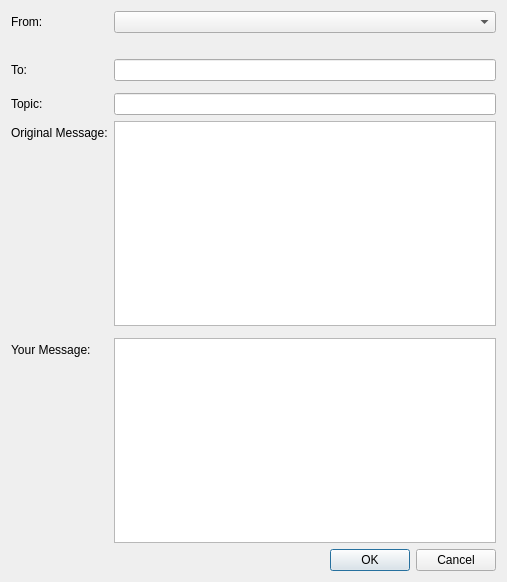
<?xml version="1.0" encoding="UTF-8"?>
<ui version="4.0">
 <class>NewMessageDialog</class>
 <widget class="QDialog" name="NewMessageDialog">
  <property name="geometry">
   <rect>
    <x>0</x>
    <y>0</y>
    <width>507</width>
    <height>582</height>
   </rect>
  </property>
  <property name="windowTitle">
   <string>New Message</string>
  </property>
  <layout class="QVBoxLayout" name="verticalLayout">
   <item>
    <layout class="QFormLayout" name="formLayout">
     <property name="fieldGrowthPolicy">
      <enum>QFormLayout::AllNonFixedFieldsGrow</enum>
     </property>
     <item row="0" column="0">
      <widget class="QLabel" name="fromLabel">
       <property name="text">
        <string>From:</string>
       </property>
      </widget>
     </item>
     <item row="1" column="0">
      <widget class="QLabel" name="currencyDisclaimer">
       <property name="text">
        <string/>
       </property>
       <property name="wordWrap">
        <bool>true</bool>
       </property>
      </widget>
     </item>
     <item row="1" column="1">
      <widget class="QLabel" name="fromDisclaimer">
       <property name="text">
        <string/>
       </property>
      </widget>
     </item>
     <item row="2" column="0">
      <widget class="QLabel" name="toLabel">
       <property name="text">
        <string>To:</string>
       </property>
       <property name="buddy">
        <cstring>toEdit</cstring>
       </property>
      </widget>
     </item>
     <item row="2" column="1">
      <widget class="QLineEdit" name="toEdit">
       <property name="toolTip">
        <string>The certificate name.</string>
       </property>
      </widget>
     </item>
     <item row="3" column="1">
      <layout class="QVBoxLayout" name="verticalLayout_3"/>
     </item>
     <item row="4" column="0">
      <widget class="QLabel" name="topicLabel">
       <property name="text">
        <string>Topic:</string>
       </property>
      </widget>
     </item>
     <item row="4" column="1">
      <widget class="QLineEdit" name="topicEdit"/>
     </item>
     <item row="8" column="0">
      <widget class="QLabel" name="replyLabel">
       <property name="text">
        <string>Original Message:</string>
       </property>
       <property name="wordWrap">
        <bool>true</bool>
       </property>
      </widget>
     </item>
     <item row="8" column="1">
      <widget class="QPlainTextEdit" name="replyEdit">
       <property name="enabled">
        <bool>true</bool>
       </property>
       <property name="tabChangesFocus">
        <bool>true</bool>
       </property>
      </widget>
     </item>
     <item row="9" column="0">
      <layout class="QVBoxLayout" name="verticalLayout_10"/>
     </item>
     <item row="10" column="0">
      <widget class="QLabel" name="label">
       <property name="text">
        <string>Your Message:</string>
       </property>
      </widget>
     </item>
     <item row="10" column="1">
      <widget class="QPlainTextEdit" name="messageEdit"/>
     </item>
     <item row="0" column="1">
      <widget class="QComboBox" name="aliasEdit"/>
     </item>
    </layout>
   </item>
   <item>
    <widget class="QDialogButtonBox" name="buttonBox">
     <property name="orientation">
      <enum>Qt::Horizontal</enum>
     </property>
     <property name="standardButtons">
      <set>QDialogButtonBox::Cancel|QDialogButtonBox::Ok</set>
     </property>
    </widget>
   </item>
  </layout>
 </widget>
 <resources/>
 <connections>
  <connection>
   <sender>buttonBox</sender>
   <signal>accepted()</signal>
   <receiver>NewMessageDialog</receiver>
   <slot>accept()</slot>
   <hints>
    <hint type="sourcelabel">
     <x>248</x>
     <y>254</y>
    </hint>
    <hint type="destinationlabel">
     <x>157</x>
     <y>274</y>
    </hint>
   </hints>
  </connection>
  <connection>
   <sender>buttonBox</sender>
   <signal>rejected()</signal>
   <receiver>NewMessageDialog</receiver>
   <slot>reject()</slot>
   <hints>
    <hint type="sourcelabel">
     <x>316</x>
     <y>260</y>
    </hint>
    <hint type="destinationlabel">
     <x>286</x>
     <y>274</y>
    </hint>
   </hints>
  </connection>
 </connections>
</ui>
